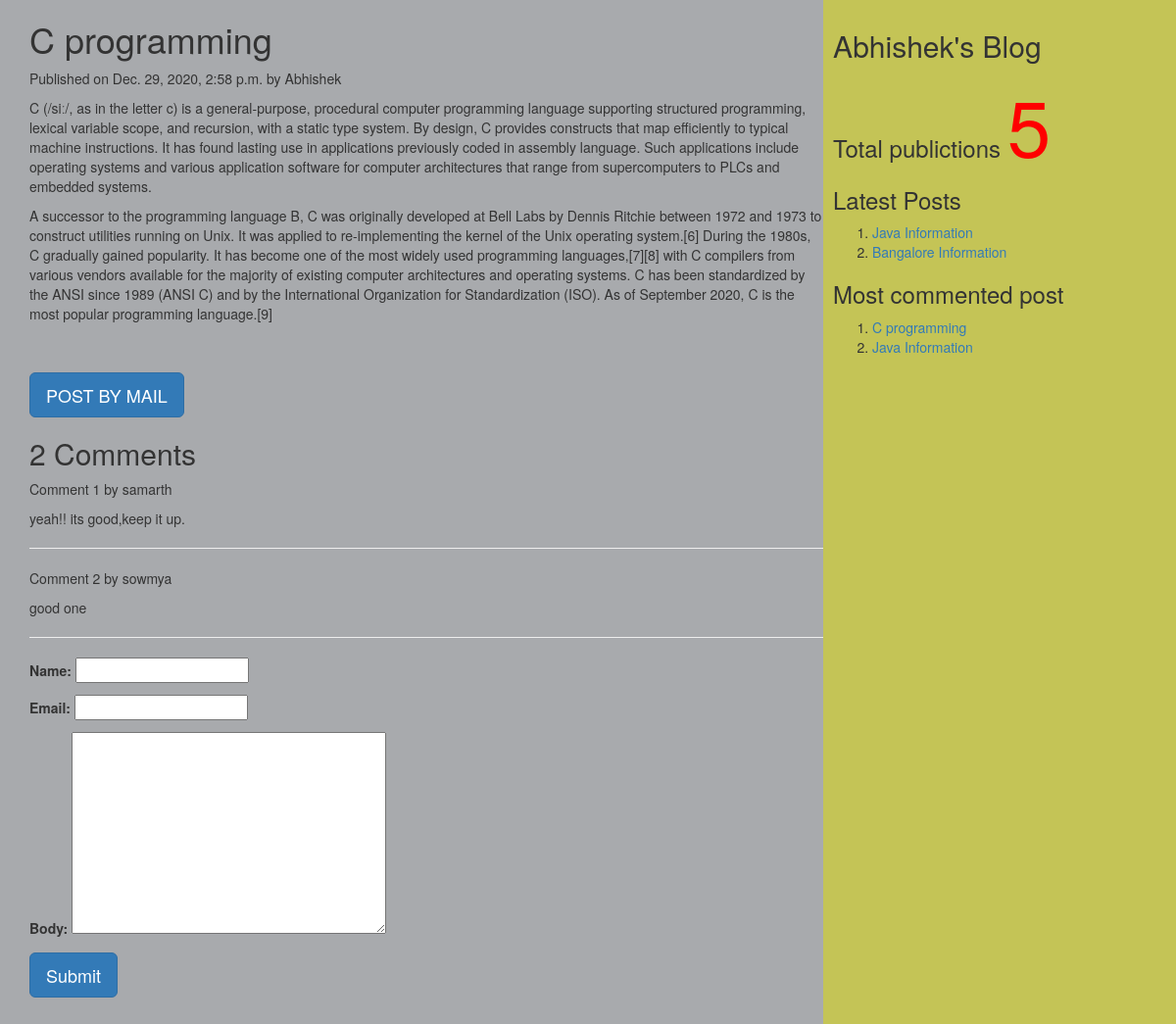
Screenshot of /2020/12/29/c-programming with the database file from the repository.
### myApp/models.py (models this page shows, shortened)
class Post(models.Model):
          tags=TaggableManager()
          STATUS_CHOICES=(('draft','Draft'),('published','Published'))
          title=models.CharField(max_length=256)
          slug=models.SlugField(max_length=264,unique_for_date='publish')
          author=models.ForeignKey(User,related_name='blog_posts',on_delete= models.CASCADE)
          body=models.TextField()
          publish=models.DateTimeField(default=timezone.now)
          created=models.DateTimeField(auto_now_add=True)
          updated=models.DateTimeField(auto_now=True)
          status= models.CharField(max_length=10,choices=STATUS_CHOICES,default='draft')
          objects=CustomManager()
          class Meta:
                ordering=('-publish',)
          def get_absolute_url(self):
                return reverse('post_detail',args=[self.publish.year,self.publish.strftime('%m'),self.publish.strftime('%d'),self.slug])

class Comment(models.Model):
    post=models.ForeignKey(Post,related_name="comments",on_delete=models.CASCADE)
    name=models.CharField(max_length=50)
    email=models.EmailField()
    body=models.TextField()
    created=models.DateTimeField(auto_now_add=True)
    updated=models.DateTimeField(auto_now=True)
    active=models.BooleanField(default=True)
    class Meta:
        ordering=('created',)

### myApp/views.py (the view, shortened to what this page needs)
# urls.py: url(r'(?P<year>\d{4})/(?P<month>\d{2})/(?P<day>\d{2})/(?P<post>[-\w]+)',views.post_detail_view,name='post_detail'),
def post_detail_view(request,year,month,day,post):
    post=get_object_or_404(Post,slug=post,publish__year=year,publish__month=month,publish__day=day)
    comments=post.comments.filter(active=True)
    csubmit=False
    form=CommentForm()
    d={'post':post,'form':form,'csubmit':csubmit,'comments':comments}
    return render(request,'myApp/post_detail.html',d)

### myApp/forms.py
class CommentForm(forms.ModelForm):
    class Meta:
        model=Comment
        fields=('name','email','body')

### myApp/models.py (called while the page is built)
    def get_queryset(self):
        return super().get_queryset().filter(status='published')

### myApp/templatetags/mytags.py (called while the page is built)
@register.simple_tag
def total_posts():
    return Post.objects.count()

@register.inclusion_tag('myApp/latest_post.html')
def show_latest_posts(count=3):
    latest_posts=Post.objects.order_by('-publish')[:count]
    return {'latest_posts':latest_posts}

@register.simple_tag
def get_most_commented_posts(count=2):
    return Post.objects.annotate(total_comments=Count('comments')).order_by('-total_comments')[:count]

### templates/myapp/post_detail.html (shortened to what this page needs)
<html>
    {%extends 'myApp/parent.html'%}
        {%block content_block%}
        <h1>{{post.title}}</h1>
        <p>Published on {{post.publish}} by {{post.author|title}}</p>
        {{post.body|linebreaks}} <br><br>
        <a href="/{{post.id}}/share" class='btn btn-lg btn-primary'>POST BY MAIL</a>
        {%with comments.count as comments_count%}
        <h2>{{comments_count}} Comment{{comments_count|pluralize}}</h2>
        {%endwith%}
        {%if comments%}
         {%for c in comments%}
         <p>Comment {{forloop.counter}} by {{c.name}}</p>
        <div>{{c.body|linebreaks}}</div>
        <hr>
        {%endfor%}
        {%else%}
         <p style="color:blue;font-size:30px;font-style:bold;border-bottom:1px red solid;">There are no comments</p>
        {%endif%}
         {%if csubmit%}
         <h2>Thank you..Your comment has been added successfully!!</h2>
         {%else%}
         <form  method="post">
           {{form.as_p}}
           <input type="submit" class='btn btn-lg btn-primary' value="Submit">
         </form>
         {%endif%}
        {%endblock%}

### templates/myapp/parent.html (shortened to what this page needs)
<html>
{%load mytags%}
    <head>
        <link rel="stylesheet" href="https://maxcdn.bootstrapcdn.com/bootstrap/3.3.7/css/bootstrap.min.css">
    </head>
    <body>
        <div class="content" style="width:70%;float:left;background-color:a8aaad;height:300%;padding:0 0 0 30px">
              {%block content_block%}
              {%endblock%}
        </div>
        <div class="sidebar" style="width:30%;float:right;background-color:#c4c456;height:300%;padding:10px">
            <h2>Abhishek's Blog</h2>
            <h3>Total publictions
              <span style="color:red;font-size:80px">
              {%total_posts%}</span>
              <h3>Latest Posts</h3>
              {% show_latest_posts 2 %}
              <h3>Most commented post</h3>
              {%get_most_commented_posts as m%}
              <ol>
                {%for post in m%}
                <li><a href="{{post.get_absolute_url}}">{{post.title}}</a></li>
                {%endfor%}
              </ol>
            </h3>
        </div>
    </body>
</html>

### templates/myapp/latest_post.html
<!DOCTYPE html>
<html lang="en" dir="ltr">
  <body>
    <ol>
    {%for post in latest_posts%}
    <li><a href="{{post.get_absolute_url}}">{{post.title}}</a></li>
    {%endfor%}
    </ol>
  </body>
</html>

### rows the page displays
Post: title "C programming", publish "Dec. 29, 2020, 2:58 p.m.", author "Abhishek", body "C (/siː/, as in the letter c) is a general-purpose, procedural computer programming language supporting structured programming, lexical variable scope, and recursion, with a static type system. By design, C provides constructs that map efficiently to typical machine instructions. It has found lasting use in applications previously coded in assembly language. Such applications include operating systems and various application software for computer architectures that range from supercomputers to PLCs and embedded systems. A successor to the programming language B, C was originally developed at Bell Labs by Dennis Ritchie between 1972 and 1973 to construct utilities running on Unix. It was…"
Comment: name "samarth", body "yeah!! its good,keep it up."
Comment: name "sowmya", body "good one"
Post: title "Java Information"
Post: title "Bangalore Information"

### other values shown
{{ comments_count }} "2"
